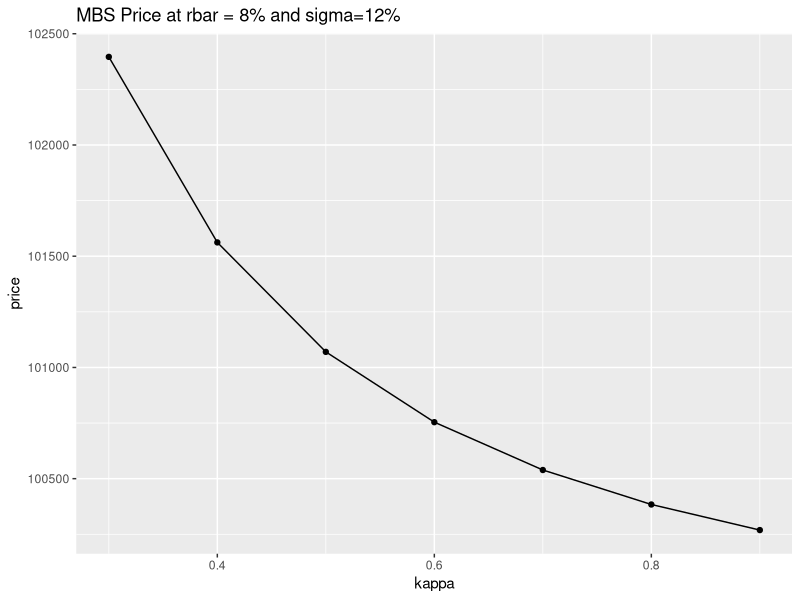
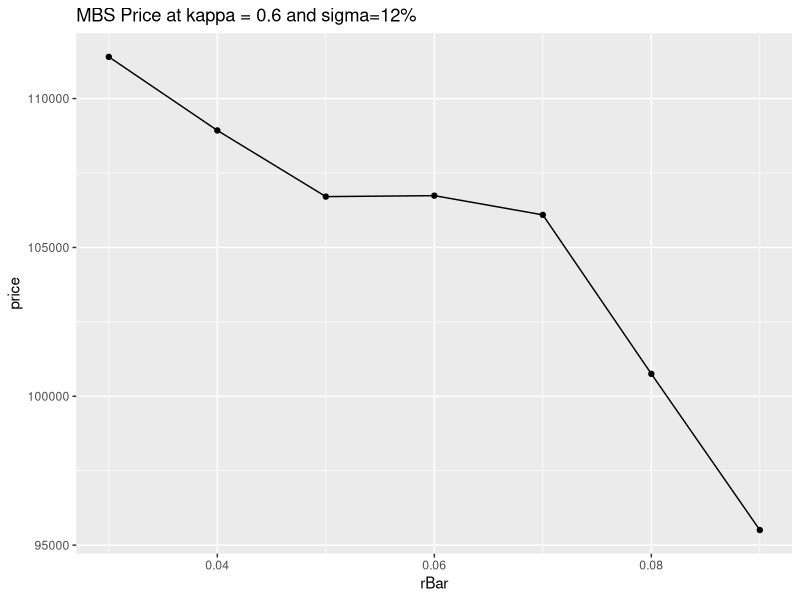
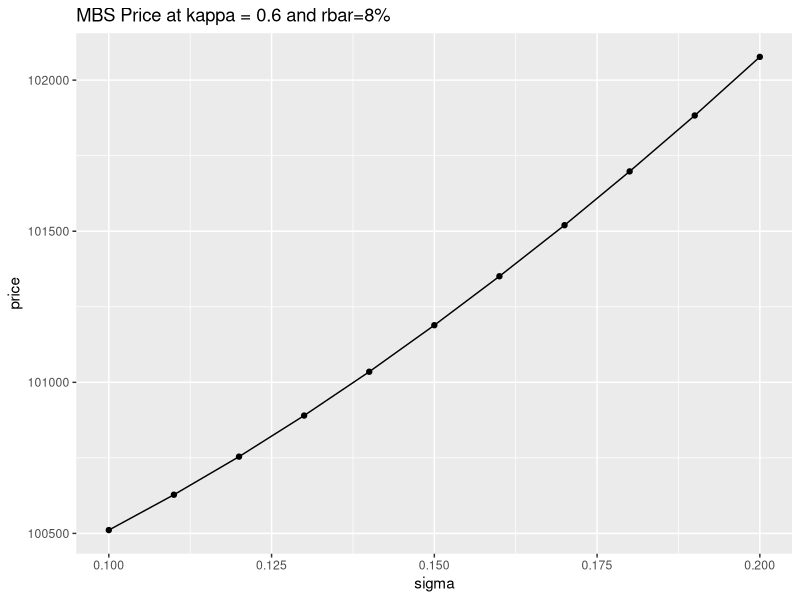

Here is the R script that generated these plots, in order:
## ---- chunk 1
library(ggplot2)
kappa <- seq(0.3,0.9,0.1)
priceB <- c(102396, 101562, 101070, 100754, 100539, 100384, 100269)
df1b <- data.frame(kappa = kappa, price = priceB)
ggplot(data=df1b, aes(x=kappa, y=price)) + geom_line()+ ggtitle("MBS Price at rbar = 8% and sigma=12%")+geom_point()
## ---- chunk 2
rBar <- seq(0.03, 0.09, 0.01)
priceC <- c(111402, 108931, 106708, 106740, 106094, 100754, 95506)
df2c <- data.frame(rBar = rBar, price = priceC)
ggplot(data=df2c, aes(x=rBar, y=price)) + geom_line()+ ggtitle("MBS Price at kappa = 0.6 and sigma=12%")+geom_point()
## ---- chunk 3
sigma <- seq(0.10, 0.20, 0.01)
priceD <- c(100511, 100628, 100754, 100890, 101035, 101189, 101351, 101520, 101698, 101883, 102077)
df2d <- data.frame(sigma = sigma, price = priceD)
ggplot(data=df2d, aes(x=sigma, y=price)) + geom_line()+ ggtitle("MBS Price at kappa = 0.6 and rbar=8%") + geom_point()
